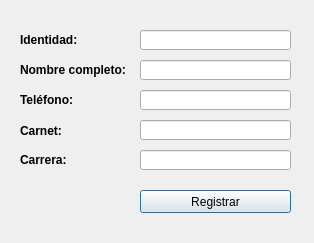
<?xml version="1.0" encoding="UTF-8"?>
<ui version="4.0">
 <class>frmRegistroEstudiante</class>
 <widget class="QDialog" name="frmRegistroEstudiante">
  <property name="geometry">
   <rect>
    <x>0</x>
    <y>0</y>
    <width>314</width>
    <height>243</height>
   </rect>
  </property>
  <property name="windowTitle">
   <string>Estudiante: Registro</string>
  </property>
  <widget class="QLabel" name="lblIdentidad">
   <property name="geometry">
    <rect>
     <x>20</x>
     <y>32</y>
     <width>61</width>
     <height>16</height>
    </rect>
   </property>
   <property name="font">
    <font>
     <weight>75</weight>
     <bold>true</bold>
    </font>
   </property>
   <property name="text">
    <string>Identidad:</string>
   </property>
  </widget>
  <widget class="QLabel" name="lblNombre">
   <property name="geometry">
    <rect>
     <x>20</x>
     <y>62</y>
     <width>111</width>
     <height>16</height>
    </rect>
   </property>
   <property name="font">
    <font>
     <weight>75</weight>
     <bold>true</bold>
    </font>
   </property>
   <property name="text">
    <string>Nombre completo:</string>
   </property>
  </widget>
  <widget class="QLabel" name="lblTelefono">
   <property name="geometry">
    <rect>
     <x>20</x>
     <y>92</y>
     <width>61</width>
     <height>16</height>
    </rect>
   </property>
   <property name="font">
    <font>
     <weight>75</weight>
     <bold>true</bold>
    </font>
   </property>
   <property name="text">
    <string>Teléfono:</string>
   </property>
  </widget>
  <widget class="QLabel" name="lblCarnet">
   <property name="geometry">
    <rect>
     <x>20</x>
     <y>124</y>
     <width>47</width>
     <height>13</height>
    </rect>
   </property>
   <property name="font">
    <font>
     <weight>75</weight>
     <bold>true</bold>
    </font>
   </property>
   <property name="text">
    <string>Carnet:</string>
   </property>
  </widget>
  <widget class="QLabel" name="lblCarrera">
   <property name="geometry">
    <rect>
     <x>20</x>
     <y>153</y>
     <width>47</width>
     <height>13</height>
    </rect>
   </property>
   <property name="font">
    <font>
     <weight>75</weight>
     <bold>true</bold>
    </font>
   </property>
   <property name="text">
    <string>Carrera:</string>
   </property>
  </widget>
  <widget class="QLineEdit" name="txtIdentidad">
   <property name="geometry">
    <rect>
     <x>140</x>
     <y>30</y>
     <width>151</width>
     <height>20</height>
    </rect>
   </property>
  </widget>
  <widget class="QLineEdit" name="txtNombre">
   <property name="geometry">
    <rect>
     <x>140</x>
     <y>60</y>
     <width>151</width>
     <height>20</height>
    </rect>
   </property>
  </widget>
  <widget class="QLineEdit" name="txtTelefono">
   <property name="geometry">
    <rect>
     <x>140</x>
     <y>90</y>
     <width>151</width>
     <height>20</height>
    </rect>
   </property>
  </widget>
  <widget class="QLineEdit" name="txtCarnet">
   <property name="geometry">
    <rect>
     <x>140</x>
     <y>120</y>
     <width>151</width>
     <height>20</height>
    </rect>
   </property>
  </widget>
  <widget class="QLineEdit" name="txtCarrera">
   <property name="geometry">
    <rect>
     <x>140</x>
     <y>150</y>
     <width>151</width>
     <height>20</height>
    </rect>
   </property>
  </widget>
  <widget class="QPushButton" name="btnRegistrar">
   <property name="geometry">
    <rect>
     <x>140</x>
     <y>190</y>
     <width>151</width>
     <height>23</height>
    </rect>
   </property>
   <property name="text">
    <string>Registrar</string>
   </property>
  </widget>
 </widget>
 <resources/>
 <connections/>
</ui>
